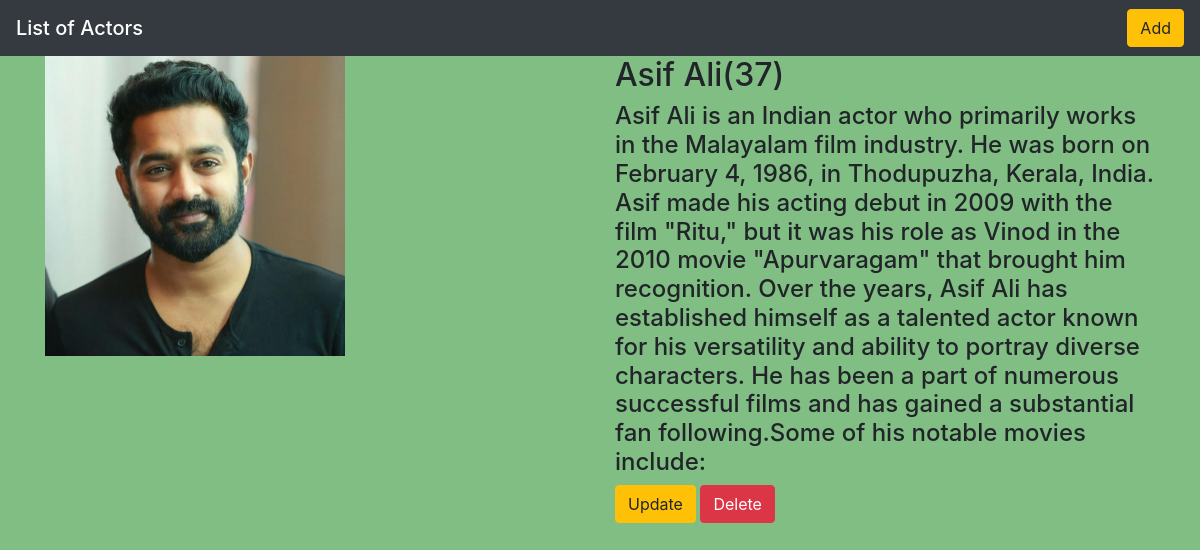
Screenshot of /detail/3/ with the database file from the repository.
### actorsapp/models.py (models this page shows, shortened)
class actors(models.Model):
    Name = models.CharField(max_length=250)
    Age = models.IntegerField()
    Desc = models.TextField()
    Image = models.ImageField(upload_to="Gallery")

### actorsapp/views.py (the view)
# urls.py: path('detail/<int:id>/',views.detail,name='detail'),
def detail(request,id):
    Actors = actors.objects.get(id=id)
    return render(request,"detail.html",{'Actors_list':Actors})

### template/detail.html (shortened to what this page needs)
<!DOCTYPE html>
<html lang="en">
<head>
</head>
<body>
{% extends 'base.html' %}
{% block body %}
<div class="container">
    <div class="row">
        <div class="col-md-6">
            <img src="{{Actors_list.Image.url}}" width="300" height="300">
        </div>
        <div class="col-md-6">
            <h2>{{Actors_list.Name}}({{Actors_list.Age}})</h2>
            <h4>{{Actors_list.Desc}}</h4>
            <a class="btn btn-warning" href="{% url 'actorsapp:update' Actors_list.id %}">Update</a>
            <a class="btn btn-danger" href="{% url 'actorsapp:delete' Actors_list.id %}">Delete</a>
        </div>
    </div>
</div>
{% endblock %}

### static/style.css (style rules this page uses)
body { background-color:#81BE83; }

### rows the page displays
actors: Image (picture), Name "Asif Ali", Age "37", Desc "Asif Ali is an Indian actor who primarily works in the Malayalam film industry. He was born on February 4, 1986, in Thodupuzha, Kerala, India. Asif made his acting debut in 2009 with the film \"Ritu,\" but it was his role as Vinod in the 2010 movie \"Apurvaragam\" that brought him recognition. Over the years, Asif Ali has established himself as a talented actor known for his versatility and ability to portray diverse characters. He has been a part of numerous successful films and has gained a substantial fan following.Some of his notable movies include:"
